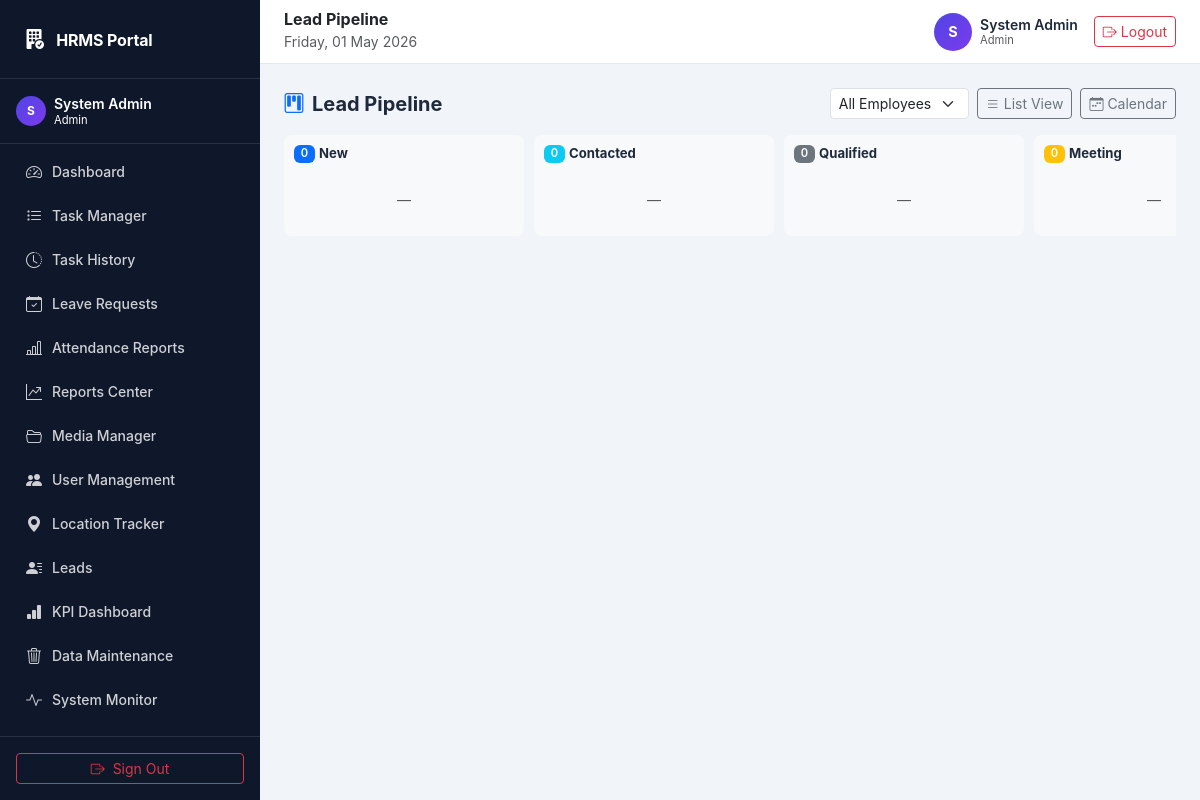
Page /lead_pipeline.php (signed in) on the committed database.
### tables this page shows
CREATE TABLE `users` (
  `id`                   INT UNSIGNED     NOT NULL AUTO_INCREMENT,
  `name`                 VARCHAR(100)     NOT NULL,
  `email`                VARCHAR(150)     NOT NULL,
  `password`             VARCHAR(255)     NOT NULL,
  `role`                 ENUM('admin','office_staff','field_worker') NOT NULL DEFAULT 'office_staff',
  `office_ip_restricted` TINYINT(1)       NOT NULL DEFAULT 1
                           COMMENT '1 = enforce IP check at check-in',
  `is_active`            TINYINT(1)       NOT NULL DEFAULT 1,
  `created_at`           TIMESTAMP        NOT NULL DEFAULT CURRENT_TIMESTAMP,
  `updated_at`           TIMESTAMP        NOT NULL DEFAULT CURRENT_TIMESTAMP
                           ON UPDATE CURRENT_TIMESTAMP,
  PRIMARY KEY (`id`),
  UNIQUE KEY `uq_email` (`email`)
);

### includes/header.php (shortened to what the rows shown need)
<?php
$role = $user['role'];
?>
<!DOCTYPE html>
<html lang="en">
<head>
  <link href="assets/vendor/bootstrap.min.css" rel="stylesheet">
  <link href="assets/vendor/bootstrap-icons.min.css" rel="stylesheet">
  <link href="assets/css/style.css" rel="stylesheet">
</head>
<body class="hrms-app" data-role="<?= h($role) ?>" data-userid="<?= (int)$user['id'] ?>">
    <?php include __DIR__ . '/sidebar_nav.php'; ?>
<aside class="hrms-sidebar hrms-sidebar-fixed d-none d-lg-flex flex-column text-white">
  <?php include __DIR__ . '/sidebar_nav.php'; ?>
</aside>
<div class="hrms-main">
  <header class="hrms-header d-none d-lg-flex align-items-center px-4 gap-3">
    <div class="ms-auto d-flex align-items-center gap-3">
      <div class="d-flex align-items-center gap-2">
        <div class="avatar-circle">
          <?= strtoupper(substr($user['name'], 0, 1)) ?>
        </div>
        <div class="lh-sm">
          <div class="fw-semibold small"><?= h($user['name']) ?></div>
          <div class="text-muted" style="font-size:.7rem"><?= ucfirst(str_replace('_',' ',$role)) ?></div>
        </div>
      </div>
    </div>
  </header>

### includes/sidebar_nav.php (shortened to what the rows shown need)
<?php
$role        = $user['role'];
?>
<div class="px-3 py-3 border-bottom border-white border-opacity-10">
  <div class="d-flex align-items-center gap-2">
    <div class="avatar-circle avatar-sm flex-shrink-0">
      <?= strtoupper(substr($user['name'], 0, 1)) ?>
    </div>
    <div class="lh-sm overflow-hidden">
      <div class="fw-semibold small text-truncate"><?= h($user['name']) ?></div>
      <div class="opacity-60" style="font-size:.7rem">
        <?= ucfirst(str_replace('_', ' ', $role)) ?>
      </div>
    </div>
  </div>
</div>

### rows in the picture
users: name "S", name "System Admin", role "Admin"

### other values in the picture
SITE_NAME "HRMS Portal"
$item['label'] "Dashboard"
$item['label'] "Task Manager"
$item['label'] "Task History"
$item['label'] "Leave Requests"
$item['label'] "Attendance Reports"
$item['label'] "Reports Center"
$item['label'] "Media Manager"
$item['label'] "User Management"
$item['label'] "Location Tracker"
$item['label'] "Leads"
$item['label'] "KPI Dashboard"
$item['label'] "Data Maintenance"
$item['label'] "System Monitor"
$pageTitle "Lead Pipeline"
